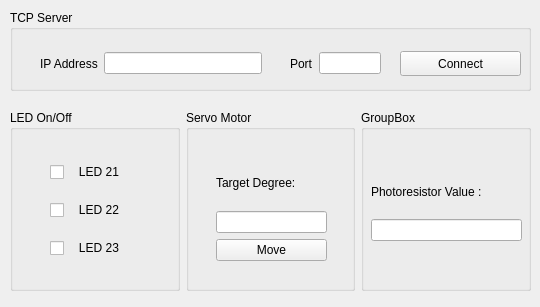
<?xml version="1.0" encoding="UTF-8"?>
<ui version="4.0">
 <class>Form</class>
 <widget class="QWidget" name="Form">
  <property name="geometry">
   <rect>
    <x>0</x>
    <y>0</y>
    <width>540</width>
    <height>307</height>
   </rect>
  </property>
  <property name="windowTitle">
   <string>Form</string>
  </property>
  <widget class="QGroupBox" name="groupBox">
   <property name="geometry">
    <rect>
     <x>10</x>
     <y>10</y>
     <width>521</width>
     <height>81</height>
    </rect>
   </property>
   <property name="title">
    <string>TCP Server</string>
   </property>
   <widget class="QPushButton" name="ConnectBtn">
    <property name="geometry">
     <rect>
      <x>390</x>
      <y>41</y>
      <width>121</width>
      <height>25</height>
     </rect>
    </property>
    <property name="text">
     <string>Connect</string>
    </property>
   </widget>
   <widget class="QWidget" name="">
    <property name="geometry">
     <rect>
      <x>30</x>
      <y>40</y>
      <width>222</width>
      <height>27</height>
     </rect>
    </property>
    <layout class="QHBoxLayout" name="horizontalLayout">
     <item>
      <widget class="QLabel" name="label">
       <property name="text">
        <string>IP Address</string>
       </property>
      </widget>
     </item>
     <item>
      <widget class="QLineEdit" name="ipEdit"/>
     </item>
    </layout>
   </widget>
   <widget class="QWidget" name="">
    <property name="geometry">
     <rect>
      <x>280</x>
      <y>40</y>
      <width>91</width>
      <height>27</height>
     </rect>
    </property>
    <layout class="QHBoxLayout" name="horizontalLayout_2">
     <item>
      <widget class="QLabel" name="label_2">
       <property name="text">
        <string>Port</string>
       </property>
      </widget>
     </item>
     <item>
      <widget class="QLineEdit" name="portEdit"/>
     </item>
    </layout>
   </widget>
  </widget>
  <widget class="QWidget" name="">
   <property name="geometry">
    <rect>
     <x>10</x>
     <y>110</y>
     <width>521</width>
     <height>181</height>
    </rect>
   </property>
   <layout class="QHBoxLayout" name="horizontalLayout_3">
    <item>
     <widget class="QGroupBox" name="groupBox_2">
      <property name="title">
       <string>LED On/Off</string>
      </property>
      <widget class="QWidget" name="layoutWidget">
       <property name="geometry">
        <rect>
         <x>40</x>
         <y>40</y>
         <width>101</width>
         <height>121</height>
        </rect>
       </property>
       <layout class="QVBoxLayout" name="verticalLayout">
        <item>
         <widget class="QCheckBox" name="led21">
          <property name="layoutDirection">
           <enum>Qt::LeftToRight</enum>
          </property>
          <property name="text">
           <string>   LED 21</string>
          </property>
         </widget>
        </item>
        <item>
         <widget class="QCheckBox" name="led22">
          <property name="text">
           <string>   LED 22</string>
          </property>
         </widget>
        </item>
        <item>
         <widget class="QCheckBox" name="led23">
          <property name="text">
           <string>   LED 23</string>
          </property>
         </widget>
        </item>
       </layout>
      </widget>
     </widget>
    </item>
    <item>
     <widget class="QGroupBox" name="groupBox_3">
      <property name="title">
       <string>Servo Motor</string>
      </property>
      <widget class="QWidget" name="">
       <property name="geometry">
        <rect>
         <x>30</x>
         <y>50</y>
         <width>111</width>
         <height>101</height>
        </rect>
       </property>
       <layout class="QVBoxLayout" name="verticalLayout_2">
        <item>
         <widget class="QLabel" name="label_3">
          <property name="text">
           <string>Target Degree: </string>
          </property>
         </widget>
        </item>
        <item>
         <widget class="QLineEdit" name="degree"/>
        </item>
        <item>
         <widget class="QPushButton" name="move">
          <property name="text">
           <string>Move</string>
          </property>
         </widget>
        </item>
       </layout>
      </widget>
     </widget>
    </item>
    <item>
     <widget class="QGroupBox" name="groupBox_4">
      <property name="title">
       <string>GroupBox</string>
      </property>
      <widget class="QWidget" name="">
       <property name="geometry">
        <rect>
         <x>10</x>
         <y>60</y>
         <width>151</width>
         <height>71</height>
        </rect>
       </property>
       <layout class="QVBoxLayout" name="verticalLayout_3">
        <item>
         <widget class="QLabel" name="label_4">
          <property name="text">
           <string>Photoresistor Value :</string>
          </property>
         </widget>
        </item>
        <item>
         <widget class="QLineEdit" name="photoresistor"/>
        </item>
       </layout>
      </widget>
     </widget>
    </item>
   </layout>
  </widget>
 </widget>
 <resources/>
 <connections/>
</ui>
